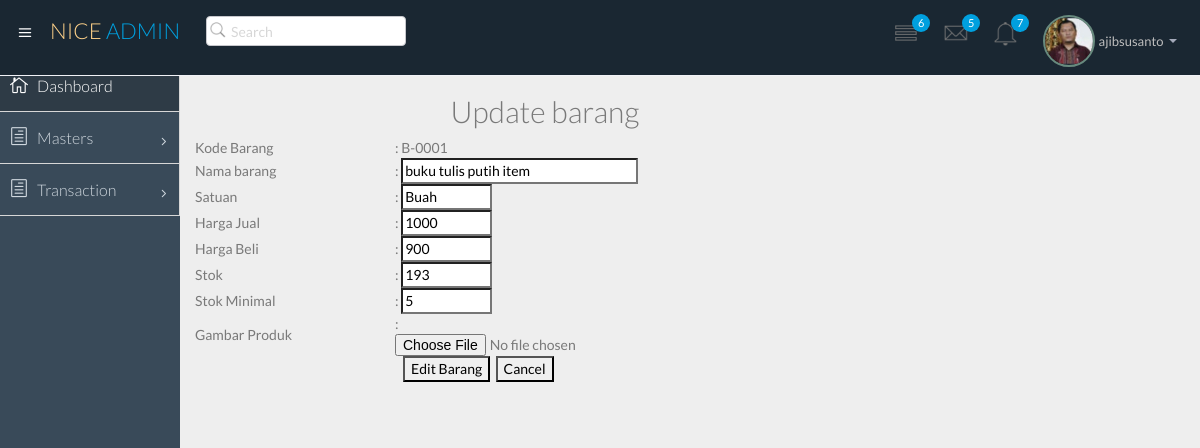
Screenshot of /index_admin.php?page=editbarang&id=B-0001 (signed in) with the database file from the repository.
### tables this page shows
CREATE TABLE `barang` (
  `kd_brg` char(6) NOT NULL,
  `nm_brg` varchar(30) DEFAULT NULL,
  `satuan` varchar(10) DEFAULT NULL,
  `harga` double DEFAULT NULL,
  `harga_beli` double DEFAULT NULL,
  `stok` int(4) DEFAULT NULL,
  `stok_min` int(4) DEFAULT NULL,
  PRIMARY KEY (`kd_brg`)
);

### editbarang.php (the view, shortened to what this page needs)
<?php
include "koneksi_ip.php";
if (isset($_GET['id'])) {
$kode = $_GET['id'];
} else {
die ("Error. No Id Selected! ");
}
$query = "SELECT * FROM barang WHERE kd_brg='$kode'";
$sql = mysqli_query ($conn,$query);
$hasil = mysqli_fetch_array ($sql);
$kode = $hasil['kd_brg'];
$nama = stripslashes ($hasil['nm_brg']);
$satuan = stripslashes ($hasil['satuan']);
$harga = $hasil['harga'];
$hargabeli = $hasil['harga_beli'];
$stok= $hasil['stok'];
$stok_min = $hasil['stok_min'];
?>
<html>
<head><title>Edit Barang</title>
</head>
<body>
<FORM ACTION="" METHOD="POST" NAME="input" enctype="multipart/form-data">
<table cellpadding="0" cellspacing="0" border="0" width="700">
<tr>
<td align="center" colspan="2"><h2>Update barang</h2></td>
</tr>
<tr>
<td width="200">Kode Barang</td>
<td>: <?php echo $kode ?></td>
</tr>
<tr>
<td>Nama barang</td>
<td>: <input type="text" name="nama" size="30" value="<?php echo $nama ?>"></td>
</tr>
<tr>
<td>Satuan</td>
<td>: <input type="text" name="satuan" size="10" value="<?php echo $satuan ?>"></td>
</tr>
<tr>
<td>Harga Jual</td>
<td>: <input type="text" name="harga" size="10" value="<?php echo $harga?>"></td>
</tr>
<tr>
<td>Harga Beli</td>
<td>: <input type="text" name="hargabeli" size="10" value="<?php echo $hargabeli?>"></td>
</tr>
<tr>
<td>Stok</td>
<td>: <input type="text" name="stok" size="10" value="<?php echo $stok?>"></td>
</tr>
<tr>
<td>Stok Minimal</td>
<td>: <input type="text" name="stok_min" size="10" value="<?php echo $stok_min?>"></td>
</tr>
<tr>
<td>Gambar Produk</td>
<td>: <input type="file" name="fileToUpload" id="fileToUpload"></td>
</tr>
<tr>
<td>&nbsp;</td>
<td>&nbsp;&nbsp;
<input type="submit" name="Edit" value="Edit Barang">&nbsp;
<input type="submit" name="Reset" value="Cancel"></td>
</tr>
</table>
</FORM>
</body>
</html>

### rows the page displays
barang: kd_brg "B-0001", nama "buku tulis putih item", satuan "Buah", harga "1000", hargabeli "900", stok "193", stok_min "5"
